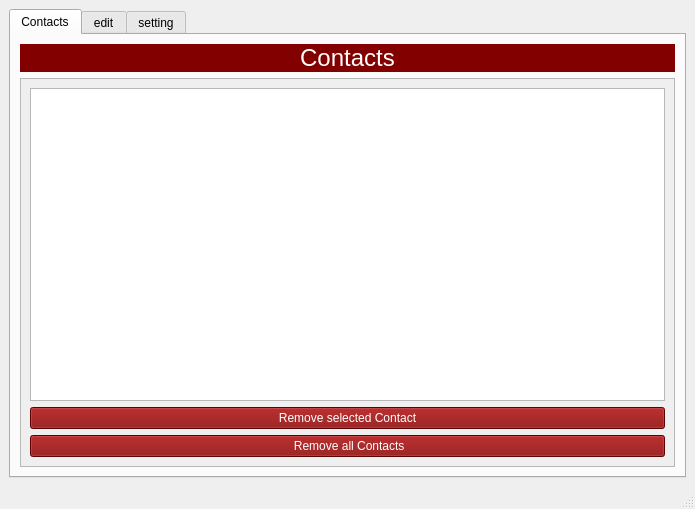
<?xml version="1.0" encoding="UTF-8"?>
<ui version="4.0">
 <class>ContactList</class>
 <widget class="QMainWindow" name="ContactList">
  <property name="geometry">
   <rect>
    <x>0</x>
    <y>0</y>
    <width>695</width>
    <height>509</height>
   </rect>
  </property>
  <property name="sizePolicy">
   <sizepolicy hsizetype="Preferred" vsizetype="Maximum">
    <horstretch>0</horstretch>
    <verstretch>0</verstretch>
   </sizepolicy>
  </property>
  <property name="windowTitle">
   <string>ContactList</string>
  </property>
  <property name="styleSheet">
   <string notr="true"/>
  </property>
  <property name="tabShape">
   <enum>QTabWidget::Rounded</enum>
  </property>
  <widget class="QWidget" name="centralwidget">
   <layout class="QVBoxLayout" name="verticalLayout_2">
    <item>
     <widget class="QTabWidget" name="tabWidget">
      <property name="styleSheet">
       <string notr="true"/>
      </property>
      <property name="currentIndex">
       <number>0</number>
      </property>
      <widget class="QWidget" name="Contacts">
       <attribute name="title">
        <string>Contacts</string>
       </attribute>
       <layout class="QVBoxLayout" name="verticalLayout">
        <item>
         <widget class="QLabel" name="label">
          <property name="font">
           <font>
            <pointsize>18</pointsize>
            <italic>false</italic>
            <bold>false</bold>
           </font>
          </property>
          <property name="layoutDirection">
           <enum>Qt::LeftToRight</enum>
          </property>
          <property name="styleSheet">
           <string notr="true">background-color: rgb(131, 0, 0);
color: rgb(255, 255, 255);
font: 18pt &quot;Segoe UI&quot;;</string>
          </property>
          <property name="text">
           <string>Contacts</string>
          </property>
          <property name="textFormat">
           <enum>Qt::MarkdownText</enum>
          </property>
          <property name="alignment">
           <set>Qt::AlignCenter</set>
          </property>
         </widget>
        </item>
        <item>
         <widget class="QScrollArea" name="scrollArea">
          <property name="font">
           <font>
            <kerning>true</kerning>
           </font>
          </property>
          <property name="widgetResizable">
           <bool>true</bool>
          </property>
          <widget class="QWidget" name="scrollAreaWidgetContents">
           <property name="geometry">
            <rect>
             <x>0</x>
             <y>0</y>
             <width>651</width>
             <height>361</height>
            </rect>
           </property>
           <property name="maximumSize">
            <size>
             <width>16777215</width>
             <height>16777215</height>
            </size>
           </property>
           <layout class="QVBoxLayout" name="verticalLayout_4">
            <item>
             <layout class="QGridLayout" name="gridLayout">
              <item row="0" column="0">
               <widget class="QTableWidget" name="tableWidget">
                <property name="font">
                 <font>
                  <bold>false</bold>
                  <kerning>true</kerning>
                 </font>
                </property>
                <attribute name="verticalHeaderMinimumSectionSize">
                 <number>24</number>
                </attribute>
               </widget>
              </item>
             </layout>
            </item>
            <item>
             <widget class="QPushButton" name="remove_selected">
              <property name="styleSheet">
               <string notr="true">background-color: rgb(131, 0, 0);
color: rgb(255, 255, 255);
font: 12pt &quot;Segoe UI&quot;;</string>
              </property>
              <property name="text">
               <string>Remove selected Contact</string>
              </property>
             </widget>
            </item>
            <item>
             <widget class="QPushButton" name="remove_All">
              <property name="styleSheet">
               <string notr="true">background-color: rgb(131, 0, 0);
color: rgb(255, 255, 255);
font: 12pt &quot;Segoe UI&quot;;</string>
              </property>
              <property name="text">
               <string> Remove all Contacts</string>
              </property>
             </widget>
            </item>
           </layout>
          </widget>
         </widget>
        </item>
       </layout>
      </widget>
      <widget class="QWidget" name="edit">
       <attribute name="title">
        <string>edit</string>
       </attribute>
       <layout class="QVBoxLayout" name="verticalLayout_5">
        <item>
         <widget class="QLabel" name="label_2">
          <property name="font">
           <font>
            <pointsize>17</pointsize>
            <bold>true</bold>
           </font>
          </property>
          <property name="styleSheet">
           <string notr="true">border: 2px solid  rgb(51, 182, 88) ;
background-color: rgb(255, 255, 255);
color: rgb(51, 182, 88)</string>
          </property>
          <property name="text">
           <string>Add New Contact</string>
          </property>
          <property name="alignment">
           <set>Qt::AlignCenter</set>
          </property>
         </widget>
        </item>
        <item>
         <widget class="QScrollArea" name="scrollArea_2">
          <property name="widgetResizable">
           <bool>true</bool>
          </property>
          <widget class="QWidget" name="scrollAreaWidgetContents_2">
           <property name="geometry">
            <rect>
             <x>0</x>
             <y>0</y>
             <width>651</width>
             <height>306</height>
            </rect>
           </property>
           <layout class="QVBoxLayout" name="verticalLayout_6">
            <item>
             <layout class="QFormLayout" name="formLayout_2">
              <item row="0" column="0">
               <widget class="QLabel" name="label_4">
                <property name="font">
                 <font>
                  <pointsize>11</pointsize>
                 </font>
                </property>
                <property name="styleSheet">
                 <string notr="true">background-color: rgb(51, 182, 88);
color: rgb(255, 255, 255);</string>
                </property>
                <property name="text">
                 <string> Name : </string>
                </property>
               </widget>
              </item>
              <item row="0" column="1">
               <widget class="QLineEdit" name="name_input"/>
              </item>
              <item row="1" column="0">
               <widget class="QLabel" name="label_5">
                <property name="font">
                 <font>
                  <pointsize>11</pointsize>
                 </font>
                </property>
                <property name="styleSheet">
                 <string notr="true">background-color: rgb(51, 182, 88);
color: rgb(255, 255, 255);</string>
                </property>
                <property name="text">
                 <string> Family : </string>
                </property>
               </widget>
              </item>
              <item row="1" column="1">
               <widget class="QLineEdit" name="family_input"/>
              </item>
              <item row="2" column="0">
               <widget class="QLabel" name="label_6">
                <property name="font">
                 <font>
                  <pointsize>11</pointsize>
                 </font>
                </property>
                <property name="styleSheet">
                 <string notr="true">background-color: rgb(51, 182, 88);
color: rgb(255, 255, 255);</string>
                </property>
                <property name="text">
                 <string> Mobile :</string>
                </property>
               </widget>
              </item>
              <item row="2" column="1">
               <widget class="QLineEdit" name="mobile_input"/>
              </item>
              <item row="3" column="0">
               <widget class="QLabel" name="label_7">
                <property name="font">
                 <font>
                  <pointsize>11</pointsize>
                 </font>
                </property>
                <property name="styleSheet">
                 <string notr="true">background-color: rgb(51, 182, 88);
color: rgb(255, 255, 255);</string>
                </property>
                <property name="text">
                 <string> Phone :</string>
                </property>
               </widget>
              </item>
              <item row="3" column="1">
               <widget class="QLineEdit" name="phone_input"/>
              </item>
              <item row="4" column="0">
               <widget class="QLabel" name="label_8">
                <property name="font">
                 <font>
                  <pointsize>11</pointsize>
                 </font>
                </property>
                <property name="styleSheet">
                 <string notr="true">background-color: rgb(51, 182, 88);
color: rgb(255, 255, 255);</string>
                </property>
                <property name="text">
                 <string> Email :</string>
                </property>
               </widget>
              </item>
              <item row="4" column="1">
               <widget class="QLineEdit" name="email_input"/>
              </item>
             </layout>
            </item>
           </layout>
          </widget>
         </widget>
        </item>
        <item>
         <widget class="QPushButton" name="save">
          <property name="styleSheet">
           <string notr="true">background-color: rgb(51, 182, 88);
color: rgb(255, 255, 255);</string>
          </property>
          <property name="text">
           <string>Save</string>
          </property>
         </widget>
        </item>
        <item>
         <widget class="QLabel" name="label_3">
          <property name="text">
           <string/>
          </property>
          <property name="alignment">
           <set>Qt::AlignCenter</set>
          </property>
         </widget>
        </item>
       </layout>
      </widget>
      <widget class="QWidget" name="setting">
       <attribute name="title">
        <string>setting</string>
       </attribute>
       <widget class="QCheckBox" name="checkBox">
        <property name="enabled">
         <bool>true</bool>
        </property>
        <property name="geometry">
         <rect>
          <x>20</x>
          <y>30</y>
          <width>111</width>
          <height>20</height>
         </rect>
        </property>
        <property name="text">
         <string>Dark mode</string>
        </property>
        <property name="checked">
         <bool>true</bool>
        </property>
       </widget>
      </widget>
     </widget>
    </item>
   </layout>
  </widget>
  <widget class="QMenuBar" name="menubar">
   <property name="geometry">
    <rect>
     <x>0</x>
     <y>0</y>
     <width>695</width>
     <height>22</height>
    </rect>
   </property>
  </widget>
  <widget class="QStatusBar" name="statusbar"/>
 </widget>
 <resources/>
 <connections/>
</ui>
